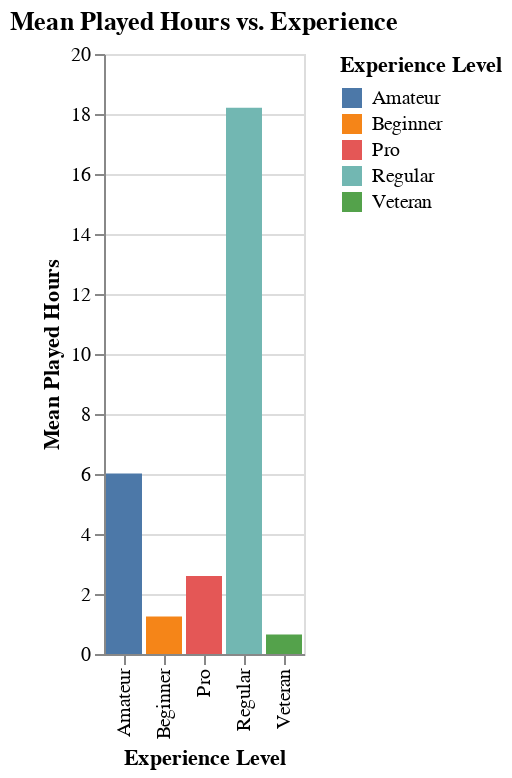

The notebook cell saved with this chart:
### Markdown cell above
## what is here

### Code cell
exploratory_plot = alt.Chart(players_descriptive, title="Mean Played Hours vs. Experience").mark_bar().encode(
    x = alt.X("experience").title("Experience Level"), 
    y = alt.Y("mean").title("Mean Played Hours"), 
    color = alt.Color("experience:N").title("Experience Level"), 
)

exploratory_plot

### Figure 1 — Vega-Lite specification as saved in the notebook (floating-point values rounded to 4 significant figures)
{"config": {"view": {"continuousWidth": 300, "continuousHeight": 300}}, "data": {"name": "data-02b04abda0ca5784ce7a9c5047ae55df"}, "mark": {"type": "bar"}, "encoding": {"color": {"field": "experience", "title": "Experience Level", "type": "nominal"}, "x": {"field": "experience", "title": "Experience Level", "type": "nominal"}, "y": {"field": "mean", "title": "Mean Played Hours", "type": "quantitative"}}, "title": "Mean Played Hours vs. Experience", "$schema": "https://vega.github.io/schema/vega-lite/v5.20.1.json", "datasets": {"data-02b04abda0ca5784ce7a9c5047ae55df": [{"experience": "Amateur", "mean": 6.017, "max": 150.0, "min": 0.0}, {"experience": "Beginner", "mean": 1.249, "max": 23.7, "min": 0.0}, {"experience": "Pro", "mean": 2.6, "max": 30.3, "min": 0.0}, {"experience": "Regular", "mean": 18.21, "max": 223.1, "min": 0.0}, {"experience": "Veteran", "mean": 0.6479, "max": 12.5, "min": 0.0}]}}
